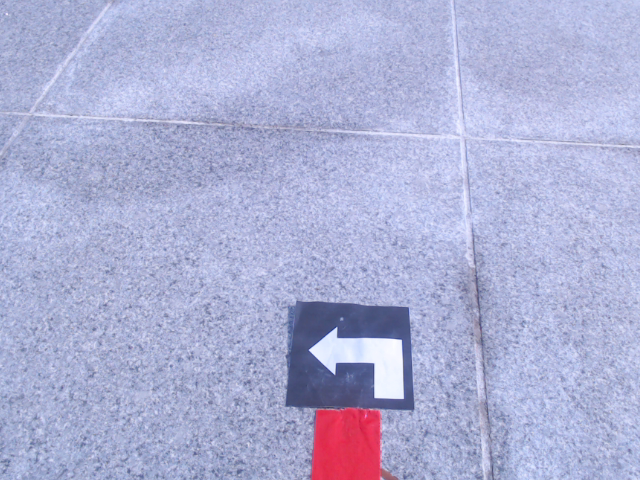
#> input picture src/marathon/scripts/1.png, 640 x 480 px, given in place of the camera
$ python marker_detection.py   (older library calls are emulated)
#> lines starting #> are read from the running program, lines starting #| are printed output that depends on the picture; after the words box and inside, x2 and y2 are one past the last pixel; in counts of white or black regions, pixels touching at a corner belong together
#> further down, frame is the input picture: shape (480, 640, 3); mean B, G, R 213.5, 177, 173.5
import cv2
import numpy as np

MIN_AREA = 5000
MIN_AREA_CH = 1000
MAX_AREA = 100000

THRESHOLD_VALUE = 75

clahe = cv2.createCLAHE(clipLimit=2.0, tileGridSize=(8, 8))
saliency = cv2.saliency.StaticSaliencyFineGrained_create()

def showImgs(imgs):
    for i, im in enumerate(imgs):
        cv2.imshow("Img_{}".format(str(i)), im)

    cv2.waitKey(1)

    #cv2.destroyAllWindows()

def findSquareContours(contours):
    results_i = []

    for i, cnt in enumerate(contours):
        area = cv2.contourArea(cnt)
        if area < MIN_AREA or area > MAX_AREA: # Too small, discard it
            continue

        perimeter = cv2.arcLength(cnt, True)
        approx = cv2.approxPolyDP(cnt, 0.01 * perimeter, True)

        if len(approx) == 4:
            x, y, w, h = cv2.boundingRect(approx)
            ratio = w / float(h)
            # Squares have aspect ratio close to 1
            if ratio >= 0.3 and ratio <= 1.7:
                results_i.append(i)

    return results_i

def getAllContoursSameHierarchy(hier, first_i):
    cnts_i = [first_i]

    i = hier[0, first_i, 0]
    while i != -1:
        cnts_i.append(i)
        i = hier[0, i, 0]
        if i == -1:
            break

    return cnts_i

def detectMarkers(img, debug=False):
#> called with debug = True
    detected_markers = []

    # Convert to grayscale
    hsv = cv2.cvtColor(img, cv2.COLOR_BGR2HSV)
#> hsv: shape (480, 640, 3); mean H, S, V 116.8, 54, 215.7


    #gray = cv2.subtract(hsv[:, :, 2], hsv[:, :, 1])
    gray = hsv[:, :, 2]
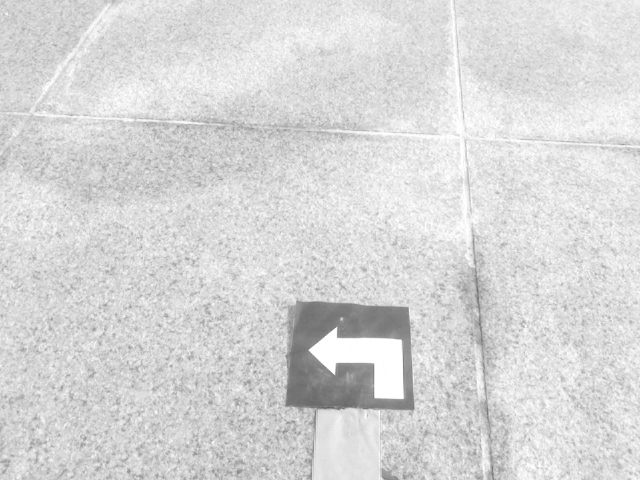
#> gray: shape (480, 640); min 92, max 255, mean 215.7
    # Apply some blurring to reduce noise
    #gray = cv2.blur(gray, (5, 5))
    # Regular hist equalization
    gray = cv2.equalizeHist(gray)
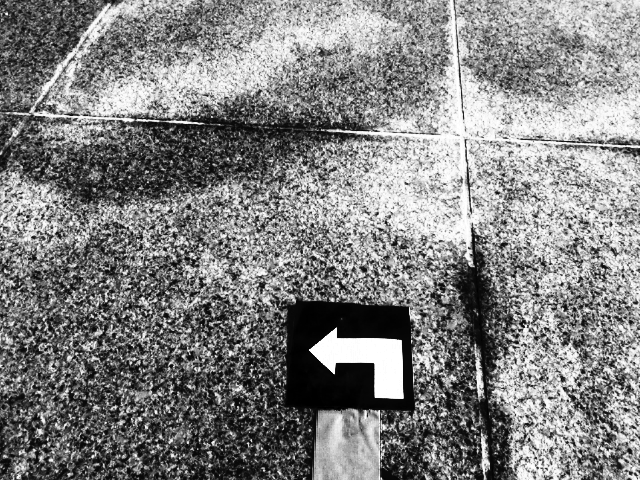
#> gray: shape (480, 640); min 0, max 255, mean 129.9

    #gray = (gray * 1.5).astype(np.uint8)

    # CLAHE histogram equalization
    #gray = clahe.apply(gray)

    ret, thresh = cv2.threshold(gray, THRESHOLD_VALUE, 255, cv2.THRESH_BINARY_INV)
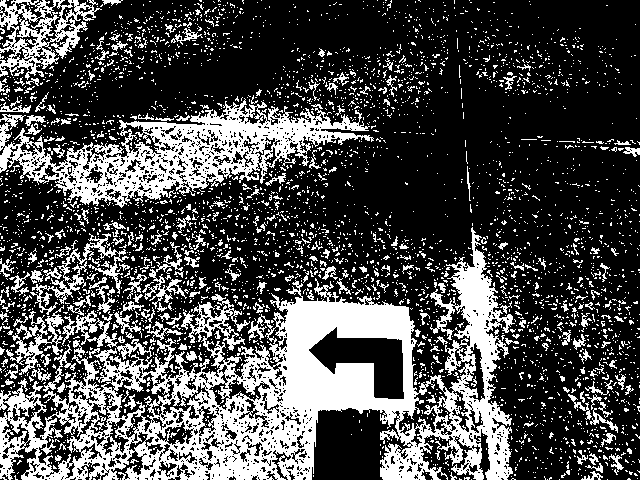
#> thresh: shape (480, 640); 29.4% white; 3888 white regions (3644 under 20 px), largest, box (x1, y1, x2, y2) and area: (0, 227, 515, 480) 45913, (0, 98, 374, 208) 13939, (0, 0, 102, 80) 3217
#> ret = 75
    # [8 lines of commented-out code are left out]

    thresh = cv2.morphologyEx(thresh, cv2.MORPH_OPEN, np.ones((5, 5)))
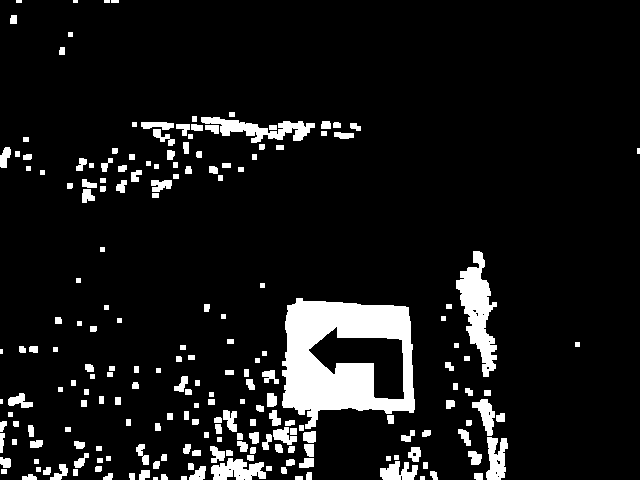
#> thresh: shape (480, 640); 9% white; 207 white regions (7 under 20 px)

    # OpenCV 3.3.1-dev
    _, contours, hier = cv2.findContours(thresh, cv2.RETR_TREE, cv2.CHAIN_APPROX_SIMPLE)
#> contours = 223 contours, 59 with area under 20; largest, box (x1, y1, x2, y2) and area: (282, 298, 415, 429) 13502, (308, 326, 405, 400) 3502, (456, 251, 497, 377) 2254, (201, 117, 315, 143) 1093, (211, 458, 266, 480) 728
    # OpenCV 4.0
    #contours, hier = cv2.findContours(thresh, cv2.RETR_TREE, cv2.CHAIN_APPROX_SIMPLE)
    if len(contours) == 0:
        return None

    #cv2.drawContours(img, contours, -1, (0, 0, 255), 3)

    # These are the black boxes surrounding the markers
    father_indices = findSquareContours(contours)
#> the loop in findSquareContours, `for i, cnt in enumerate(contours):` made 223 passes
#> area on passes 5 to 7: 26, 49, 46.5
#> after the loop in findSquareContours, `for i, cnt in enumerate(contours):`: results_i = []
#> father_indices = []

    # Retrieve all same level contours

    for father_i in father_indices:
        # Retrieve father contour
        father_cnt = contours[father_i]
        rect = cv2.minAreaRect(father_cnt)
        angle_father = rect[2]

        if angle_father >= -90.0 and angle_father <= -45.0:
            angle_father = angle_father + 90
        angle_father *= -1

        #print(angle_father)

        first_child_i = hier[0, father_i, 2]
        children_cnts_i = getAllContoursSameHierarchy(hier, first_child_i)
        #print("Number of inside contours: {}".format(len(children_cnts_i)))
        children_cnts = [contours[i] for i in children_cnts_i]
        for ch_cnt in children_cnts:
            #ch_cnt = contours[ch_cnt_i]

            if cv2.contourArea(ch_cnt) < MIN_AREA_CH:
                continue

            # Need at least five vertices to fit an ellipse
            if len(ch_cnt) < 5:
                continue

            # Fit ellipse and find its angle
            ellipse = cv2.fitEllipse(ch_cnt)
            angle = ellipse[2]
            # [5 lines of commented-out code are left out]

            if angle > 50 and angle < 90:
                detected_markers.append(("right", angle_father))
            elif angle > 100 and angle < 140:
                detected_markers.append(("left", angle_father))
            else:
                detected_markers.append(("straight", angle_father))

        if debug:
            cv2.drawContours(img, children_cnts, -1, (0, 255, 0), 3)
#> this loop made 0 passes
#> after the loop, detected_markers = []

    if debug:
        showImgs([img, gray, thresh, hsv])
#> the loop in showImgs, `for i, im in enumerate(imgs):` made 4 passes

    return detected_markers

if __name__ == "__main__":
    cap = cv2.VideoCapture(0)

    while True:
        ret, frame = cap.read()

        detected = detectMarkers(frame, debug=True)
#> detected = []

        if detected != None and len(detected) > 0:
            print("[{}] -- {}".format(detected[0][0], detected[0][1]))
        #cv2.imshow("Video", frame)
        #cv2.waitKey(1)

$ run again, on src/marathon/scripts/2.png
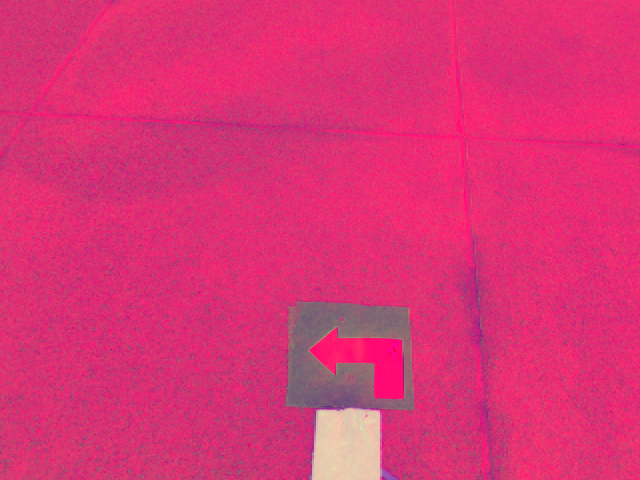
#> input picture src/marathon/scripts/2.png, 640 x 480 px, given in place of the camera
#> frame is the input picture: shape (480, 640, 3); mean B, G, R 117.1, 51.3, 219.2
#> hsv: shape (480, 640, 3); mean H, S, V 165.5, 193.6, 219.2
#> in detectMarkers, `ret, thresh = cv2.threshold(gray, THRESHOLD_VALUE, 255, cv2.THRESH_BIN..`:
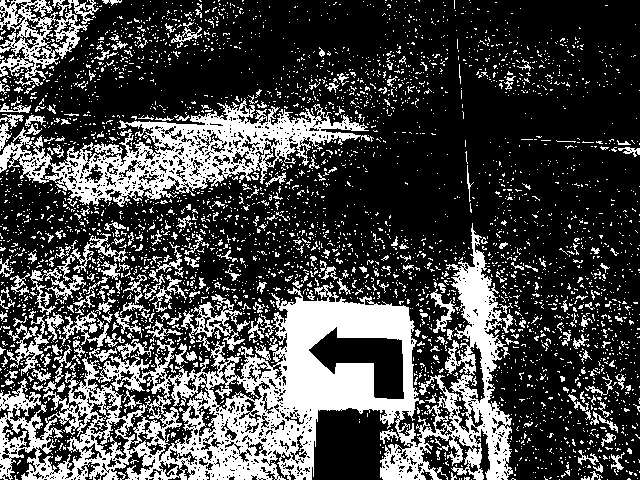
#> thresh: shape (480, 640); 28.2% white; 3876 white regions (3613 under 20 px), largest, box (x1, y1, x2, y2) and area: (0, 223, 513, 480) 41204, (0, 98, 374, 207) 13293, (0, 0, 88, 86) 2879
#> ret = 75
#> in detectMarkers, `thresh = cv2.morphologyEx(thresh, cv2.MORPH_OPEN, np.ones((5, 5)))`:
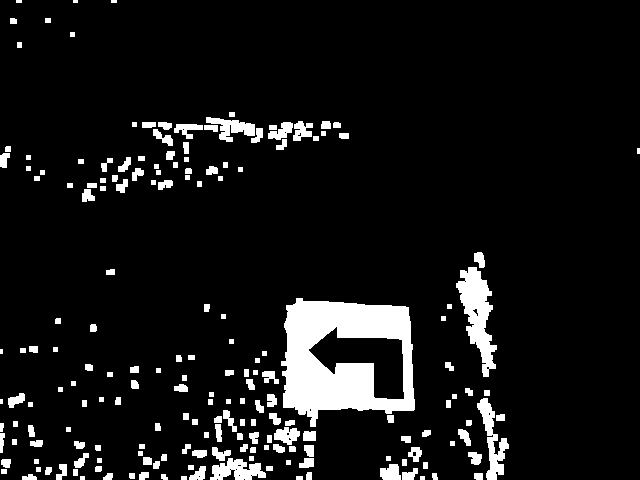
#> thresh: shape (480, 640); 8.4% white; 192 white regions (6 under 20 px)
#> contours = 211 contours, 66 with area under 20; largest, box (x1, y1, x2, y2) and area: (281, 298, 415, 427) 13481, (308, 326, 405, 400) 3502, (456, 267, 497, 377) 1986, (477, 398, 509, 480) 850, (210, 458, 266, 480) 678
#> the loop in findSquareContours, `for i, cnt in enumerate(contours):` made 211 passes
#> area on passes 5 to 7: 23, 49, 46.5
#> after the loop in findSquareContours, `for i, cnt in enumerate(contours):`: results_i = []
#> the loop in showImgs, `for i, im in enumerate(imgs):` made 4 passes

$ run again, on src/marathon/scripts/3.png
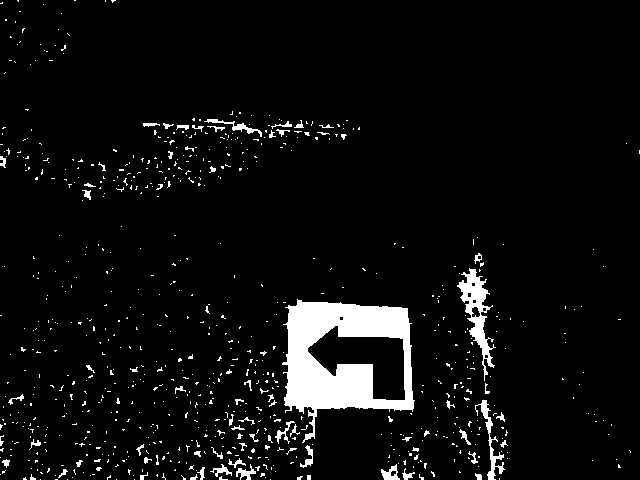
#> input picture src/marathon/scripts/3.png, 640 x 480 px, given in place of the camera
#> frame is the input picture: shape (480, 640, 3); 5.5% white; 773 white regions (704 under 20 px), largest, box (x1, y1, x2, y2) and area: (282, 299, 415, 443) 9372, (457, 268, 496, 381) 1375, (475, 400, 505, 480) 480
#> hsv: shape (480, 640, 3); mean H, S, V 0, 0, 13.9
#> ret = 75
#> in detectMarkers, `thresh = cv2.morphologyEx(thresh, cv2.MORPH_OPEN, np.ones((5, 5)))`:
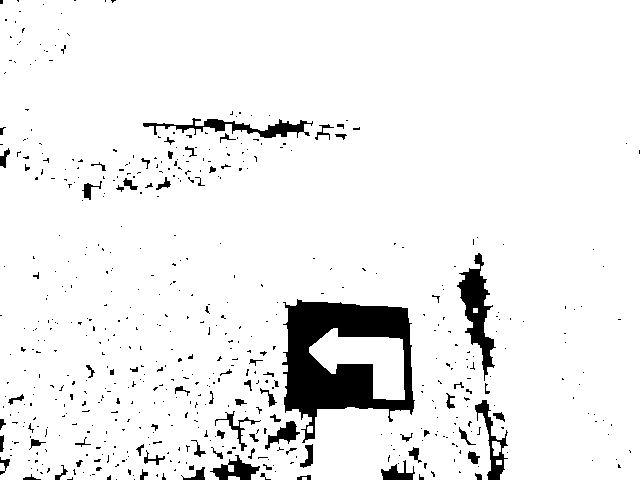
#> thresh: shape (480, 640); 93.5% white; 558 black regions (485 under 20 px)
#> contours = 587 contours, 492 with area under 20; largest, box (x1, y1, x2, y2) and area: (0, 0, 640, 480) 303208, (281, 298, 416, 444) 13684, (309, 328, 405, 400) 3556, (456, 252, 497, 382) 2058, (142, 117, 314, 139) 1367
#> the loop in findSquareContours, `for i, cnt in enumerate(contours):` made 587 passes
#> area on passes 2, 4, 5: 29.5, 89, 303207.5
#> after the loop in findSquareContours, `for i, cnt in enumerate(contours):`: results_i = []
#> the loop in showImgs, `for i, im in enumerate(imgs):` made 4 passes
